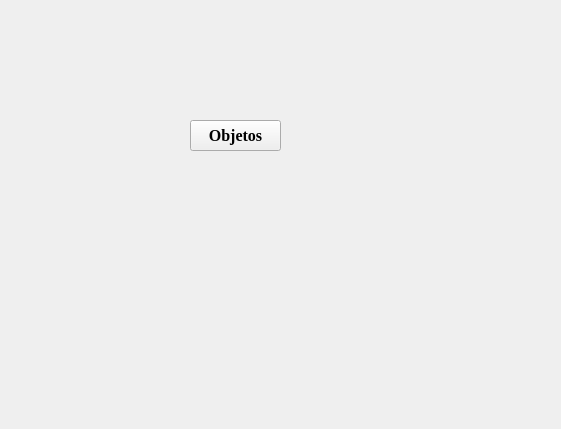
<?xml version="1.0" encoding="UTF-8"?>
<ui version="4.0">
 <class>Form</class>
 <widget class="QWidget" name="Form">
  <property name="geometry">
   <rect>
    <x>0</x>
    <y>0</y>
    <width>561</width>
    <height>429</height>
   </rect>
  </property>
  <property name="windowTitle">
   <string>Form</string>
  </property>
  <widget class="QLabel" name="BackgroundLbl">
   <property name="geometry">
    <rect>
     <x>0</x>
     <y>0</y>
     <width>561</width>
     <height>431</height>
    </rect>
   </property>
   <property name="text">
    <string/>
   </property>
   <property name="pixmap">
    <pixmap>resource/image/CaminosPNG/game_background_2.png</pixmap>
   </property>
   <property name="scaledContents">
    <bool>true</bool>
   </property>
  </widget>
  <widget class="QPushButton" name="ObjectsBtn">
   <property name="geometry">
    <rect>
     <x>190</x>
     <y>120</y>
     <width>91</width>
     <height>31</height>
    </rect>
   </property>
   <property name="font">
    <font>
     <family>Times New Roman</family>
     <pointsize>12</pointsize>
     <bold>true</bold>
    </font>
   </property>
   <property name="text">
    <string>Objetos</string>
   </property>
  </widget>
 </widget>
 <resources/>
 <connections/>
</ui>
